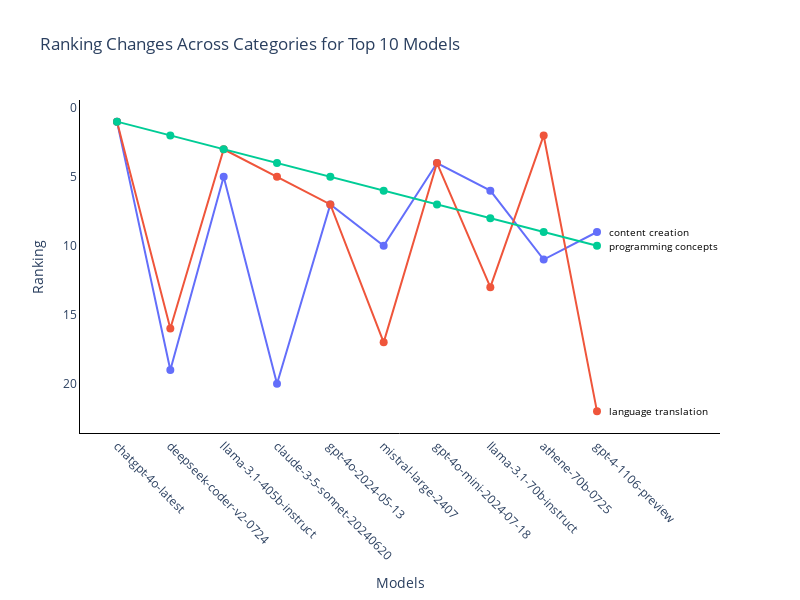

Source (notebook cell):
### Code cell
import plotly.graph_objects as go

def plot_ranking_changes(llm_df_sorted, categories):
    # Select the first 10 rows
    first_10 = llm_df_sorted.iloc[:10]

    # Create the figure
    fig = go.Figure()

    # Add traces for each category
    for category in categories:
        cat = category.replace("_", " ")
        fig.add_trace(go.Scatter(
            x=first_10["model"],
            y=first_10[f"{category}_rank"],
            mode='lines+markers',
            name=category,
            marker=dict(size=8),
            line=dict(width=2)
        ))
        last_model = first_10["model"].iloc[-1]
        last_rank = first_10[f"{category}_rank"].iloc[-1]
        fig.add_annotation(
            x=last_model,
            y=last_rank,
            text=cat,
            showarrow=False,
            font=dict(color="black", size=10),
            xanchor="left",
            xshift=10
        )
    # Update layout
    fig.update_layout(
        title="Ranking Changes Across Categories for Top 10 Models",
        xaxis=dict(
            title="Models",
            tickangle=45,
            tickmode='array',
            tickvals=first_10["model"],
            ticktext=first_10["model"],
            showline=True,
            linecolor="black",  # Set x-axis line color
            linewidth=1
        ),
        yaxis=dict(
            title="Ranking",
            autorange='reversed',
            tickmode='linear',
            dtick=5,
            showline=True,
            linecolor="black",  # Set x-axis line color
            linewidth=1
        ),
        plot_bgcolor='white',
        showlegend=False,
        width=800,
        height=600
    )

    fig.show()

plot_ranking_changes(llm_df_sorted, categories)

### Figure 1 — Plotly figure (JSON) as saved in the notebook; plotly's stock layout.template omitted (floating-point values rounded to 4 significant figures)
{"data": [{"line": {"width": 2}, "marker": {"size": 8}, "mode": "lines+markers", "name": "content_creation", "type": "scatter", "x": ["chatgpt-4o-latest", "deepseek-coder-v2-0724", "llama-3.1-405b-instruct", "claude-3-5-sonnet-20240620", "gpt-4o-2024-05-13", "mistral-large-2407", "gpt-4o-mini-2024-07-18", "llama-3.1-70b-instruct", "athene-70b-0725", "gpt-4-1106-preview"], "y": [1, 19, 5, 20, 7, 10, 4, 6, 11, 9]}, {"line": {"width": 2}, "marker": {"size": 8}, "mode": "lines+markers", "name": "language_translation", "type": "scatter", "x": ["chatgpt-4o-latest", "deepseek-coder-v2-0724", "llama-3.1-405b-instruct", "claude-3-5-sonnet-20240620", "gpt-4o-2024-05-13", "mistral-large-2407", "gpt-4o-mini-2024-07-18", "llama-3.1-70b-instruct", "athene-70b-0725", "gpt-4-1106-preview"], "y": [1, 16, 3, 5, 7, 17, 4, 13, 2, 22]}, {"line": {"width": 2}, "marker": {"size": 8}, "mode": "lines+markers", "name": "programming_concepts", "type": "scatter", "x": ["chatgpt-4o-latest", "deepseek-coder-v2-0724", "llama-3.1-405b-instruct", "claude-3-5-sonnet-20240620", "gpt-4o-2024-05-13", "mistral-large-2407", "gpt-4o-mini-2024-07-18", "llama-3.1-70b-instruct", "athene-70b-0725", "gpt-4-1106-preview"], "y": [1, 2, 3, 4, 5, 6, 7, 8, 9, 10]}], "layout": {"annotations": [{"font": {"color": "black", "size": 10}, "showarrow": false, "text": "content creation", "x": "gpt-4-1106-preview", "xanchor": "left", "xshift": 10, "y": 9}, {"font": {"color": "black", "size": 10}, "showarrow": false, "text": "language translation", "x": "gpt-4-1106-preview", "xanchor": "left", "xshift": 10, "y": 22}, {"font": {"color": "black", "size": 10}, "showarrow": false, "text": "programming concepts", "x": "gpt-4-1106-preview", "xanchor": "left", "xshift": 10, "y": 10}], "height": 600, "plot_bgcolor": "white", "showlegend": false, "title": {"text": "Ranking Changes Across Categories for Top 10 Models"}, "width": 800, "xaxis": {"linecolor": "black", "linewidth": 1, "showline": true, "tickangle": 45, "tickmode": "array", "ticktext": ["chatgpt-4o-latest", "deepseek-coder-v2-0724", "llama-3.1-405b-instruct", "claude-3-5-sonnet-20240620", "gpt-4o-2024-05-13", "mistral-large-2407", "gpt-4o-mini-2024-07-18", "llama-3.1-70b-instruct", "athene-70b-0725", "gpt-4-1106-preview"], "tickvals": ["chatgpt-4o-latest", "deepseek-coder-v2-0724", "llama-3.1-405b-instruct", "claude-3-5-sonnet-20240620", "gpt-4o-2024-05-13", "mistral-large-2407", "gpt-4o-mini-2024-07-18", "llama-3.1-70b-instruct", "athene-70b-0725", "gpt-4-1106-preview"], "title": {"text": "Models"}}, "yaxis": {"autorange": "reversed", "dtick": 5, "linecolor": "black", "linewidth": 1, "showline": true, "tickmode": "linear", "title": {"text": "Ranking"}}}}
